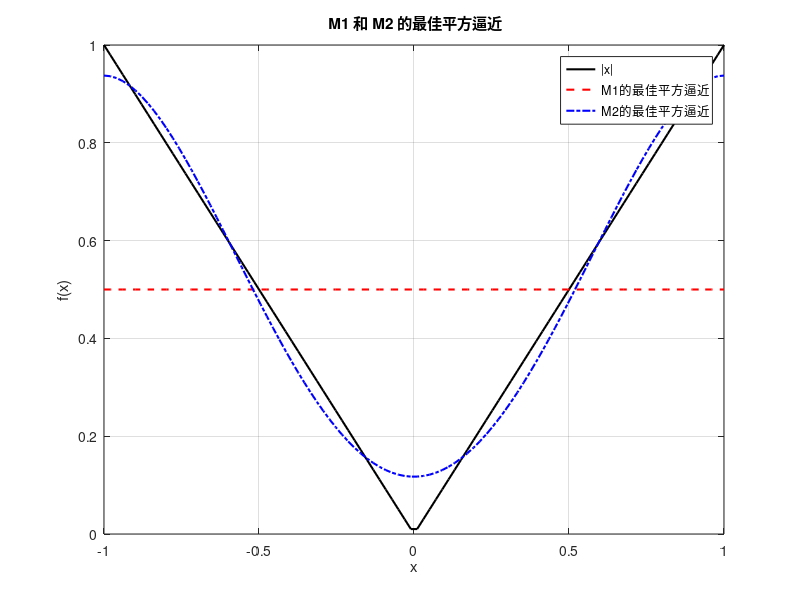

This chart was generated by the following MATLAB code:
clc;
clear all;
close all;
% 定义区间和函数
a = -1;
b = 1;
f = @(x) abs(x);

% 定义 M1 和 M2 中的基函数
M1 = {@(x) 1, @(x) x, @(x) x.^3};
M2 = {@(x) 1, @(x) x.^2, @(x) x.^4};

% 计算内积函数，加入 'ArrayValued', true
inner_product = @(g, h) integral(@(x) g(x) .* h(x), a, b, 'ArrayValued', true);

% 计算在空间 M1 中的最佳平方逼近
A1 = zeros(3, 3);
b1 = zeros(3, 1);
for i = 1:3
    for j = 1:3
        A1(i, j) = inner_product(M1{i}, M1{j});
    end
    b1(i) = inner_product(f, M1{i});
end
c1 = A1 \ b1;

% 计算在空间 M2 中的最佳平方逼近
A2 = zeros(3, 3);
b2 = zeros(3, 1);
for i = 1:3
    for j = 1:3
        A2(i, j) = inner_product(M2{i}, M2{j});
    end
    b2(i) = inner_product(f, M2{i});
end
c2 = A2 \ b2;

% 显示结果
fprintf('M1 中的最佳平方逼近多项式系数为：\n');
disp(c1);
fprintf('M2 中的最佳平方逼近多项式系数为：\n');
disp(c2);

% 绘图
x = linspace(a, b, 100);
f_approx_M1 = c1(1) + c1(2)*x + c1(3)*x.^3;
f_approx_M2 = c2(1) + c2(2)*x.^2 + c2(3)*x.^4;

figure;
plot(x, f(x), 'k', 'LineWidth', 1.5); hold on;
plot(x, f_approx_M1, 'r--', 'LineWidth', 1.5);
plot(x, f_approx_M2, 'b-.', 'LineWidth', 1.5);
legend('|x|', 'M1的最佳平方逼近', 'M2的最佳平方逼近');
xlabel('x');
ylabel('f(x)');
title(' M1 和 M2 的最佳平方逼近');
grid on;
